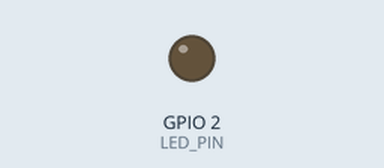
Bench run of a sketch on a simulated ESP8266 (NodeMCU). On the bench: output pins drawn as LEDs (lit = HIGH). WiFi joins after 1.5 s; servers stay silent unless stated; random numbers use the default seed unless the sketch sets one; no MQTT or app messages arrive unless stated; what the sketch prints to the serial monitor is not drawn.

Above: at 0.1 s.
At 1.6 s:
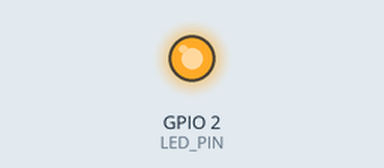
Timing chart, 0 to 3.1 s (numbered marks = the images above):
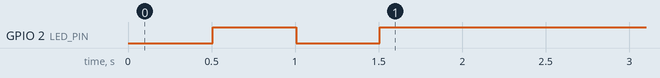

The sketch:

water_sensors.ino
```cpp
#include <ESP8266WiFi.h>
#include <PubSubClient.h>

// ================= WIFI CONFIGURATION =================
const char* WIFI_SSID = "Ezeeey_A6";          // edit only this
const char* WIFI_PASSWORD = "SeanEli050420!"; // edit only this

// ================= RABBITMQ CONFIGURATION =================
const char* MQTT_SERVER = "192.168.0.148";   // Server IP address: edit only this
const int MQTT_PORT = 1883;

const char* MQTT_USERNAME = "rabbitmq";
const char* MQTT_PASSWORD = "rabbitmq";
const char* MQTT_TOPIC = "crab/sensor";

// ================= OBJECTS =================
WiFiClient espClient;
PubSubClient mqttClient(espClient);

// ================= LED CONFIGURATION =================
#define LED_PIN LED_BUILTIN

// ================= SENSOR CONFIGURATION =================
const int MIN_WEIGHT = 100;
const int MAX_WEIGHT = 1000;

const unsigned long PUBLISH_INTERVAL = 800;
unsigned long previousMillis = 0;

// ================= LED FUNCTIONS =================
void ledOn() {
  digitalWrite(LED_PIN, LOW);
}

void ledOff() {
  digitalWrite(LED_PIN, HIGH);
}

// ================= 1. WIFI CONNECTION =================
void connectWifi() {
  Serial.print("Connecting to WiFi");

  WiFi.begin(WIFI_SSID, WIFI_PASSWORD);

  while (WiFi.status() != WL_CONNECTED) {
    ledOn();
    delay(500);
    ledOff();
    delay(500);

    Serial.print(".");
  }

  Serial.println("\nWiFi Connected!");
  Serial.print("IP Address: ");
  Serial.println(WiFi.localIP());

  ledOff();
}

// NOTE!: DONT EDIT THIS
// ================= 2. RABBITMQ CONNECTION =================
void connectRabbitMQ() {
  while (!mqttClient.connected()) {
    Serial.println("Connecting to RabbitMQ...");

    if (mqttClient.connect(
      "NODEMCU_CRAB_WATER_SENSORS",
      MQTT_USERNAME,
      MQTT_PASSWORD
    )) {
      Serial.println("RabbitMQ Connected!");
      ledOff();

    } else {
      Serial.print("Connection Failed. State: ");
      Serial.println(mqttClient.state());

      ledOn();
      delay(1000);
      ledOff();
      delay(1000);
    }
  }
}

// ================= 3. WATER SENSOR =================
float temperatureSensor() {
  return random(270, 311) / 10.0;  // 27.0 - 31.0 °C
}

float phSensor() {
  return random(75, 86) / 10.0;   // 7.5 - 8.5
}

float salinitySensor() {
  return random(150, 251) / 10.0; // 15.0 - 25.0 ppt
}

float ammoniaSensor() {
  return random(1, 11) / 100.0;   // 0.01 - 0.10 mg/L
}

float turbiditySensor() {
  return random(100, 401) / 10.0; // 10.0 - 40.0 NTU
}

float dissolvedOxygenSensor() {
  return random(40, 71) / 10.0;   // 4.0 - 7.0 mg/L
}

// NOTE!: DONT EDIT THIS, Follow what the parameters needed!
// ================= 4. RABBITMQ SENDING =================
void rabbitMQSending(
  float temperature,
  float ph,
  float salinity,
  float ammonia,
  float turbidity,
  float dissolvedOxygen
) {
  char payload[350];

  snprintf(
    payload,
    sizeof(payload),
    "{\"temperature\":%.2f,\"ph\":%.2f,\"salinity\":%.2f,\"ammonia\":%.3f,\"turbidity\":%.2f,\"dissolved_oxygen\":%.2f}",
    temperature,
    ph,
    salinity,
    ammonia,
    turbidity,
    dissolvedOxygen
  );

  Serial.printf(
    "==============================\n"
    "Temperature: %.2f C\n"
    "pH: %.2f\n"
    "Salinity: %.2f ppt\n"
    "Ammonia: %.3f mg/L\n"
    "Turbidity: %.2f NTU\n"
    "Dissolved Oxygen: %.2f mg/L\n"
    "Publishing: %s\n",
    temperature,
    ph,
    salinity,
    ammonia,
    turbidity,
    dissolvedOxygen,
    payload
  );

  if (mqttClient.publish(MQTT_TOPIC, payload)) {
    Serial.println("RabbitMQ: Message Sent!");
  } else {
    Serial.println("RabbitMQ: Publish Failed!");
  }
}

// ================= SETUP =================
void setup() {
  Serial.begin(115200);

  pinMode(LED_PIN, OUTPUT);
  ledOff();

  Serial.println();
  Serial.println("================================");
  Serial.println("        CRAB WATER SENSOR       ");
  Serial.println("================================");

  randomSeed(analogRead(A0) + micros());

  mqttClient.setServer(MQTT_SERVER, MQTT_PORT);

  connectWifi();
  connectRabbitMQ();
}

// ================= MAIN LOOP =================
void loop() {

  // Check WiFi connection
  if (WiFi.status() != WL_CONNECTED) {
    connectWifi();
  }

  // Check RabbitMQ connection
  if (!mqttClient.connected()) {
    connectRabbitMQ();
  }

  mqttClient.loop();

  // Publish weight every 2 seconds
  unsigned long currentMillis = millis();

  if (currentMillis - previousMillis >= PUBLISH_INTERVAL) {
    previousMillis = currentMillis;

    float temperature = temperatureSensor();
    float ph = phSensor();
    float salinity = salinitySensor();
    float ammonia = ammoniaSensor();
    float turbidity = turbiditySensor();
    float dissolvedOxygen = dissolvedOxygenSensor();

    rabbitMQSending(temperature,ph,salinity,ammonia,turbidity,dissolvedOxygen);

  }
}
```
